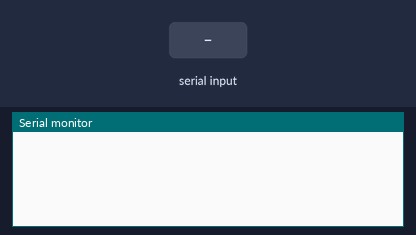
Simulated run of this sketch. Board: Arduino Uno, built with avr-gcc and run on an emulated ATmega328P. Parts: the last lines printed to the serial monitor. The inputs (shaded band) are chosen by the test bench.

Above: at 1.2 s.
1.3 s: "on" received over the second serial link
At 1.9 s:
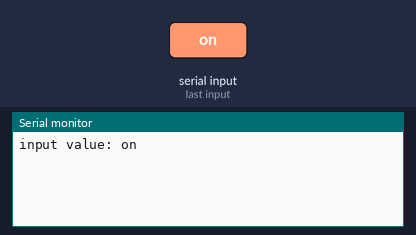
2.8 s: "1" received over the second serial link
At 4.1 s:
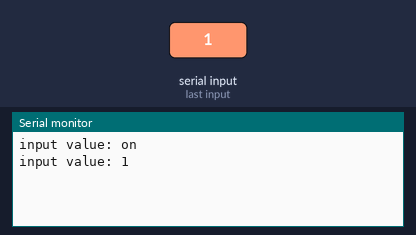

Measured:
- after the input at 1.3 s, the serial monitor: prints a new line at once (image 1)
- after the input at 2.8 s, the serial monitor: prints a new line at once (image 2)

The sketch:

bluetoothJake_arduino.ino
```cpp
#include <SoftwareSerial.h>

const int blueTx = 11, blueRx = 10;
SoftwareSerial bluetooth(blueTx, blueRx);
String sInput="";

void setup() {
  // put your setup code here, to run once:
  Serial.begin(9600);
  bluetooth.begin(9600);
}

void loop() {
  // put your main code here, to run repeatedly:
  if(bluetooth.available()){
    while(bluetooth.available()){
      char ch = (char)bluetooth.read();
      sInput += ch;
      delay(5); //수신 문자열 끊김 방지
    }
  } else if (Serial.available()) {
    char c = (char)Serial.read();
    bluetooth.write(c);
  }

  if(!sInput.equals("")){  //sInput 값이 있다면
    Serial.println("input value: "+sInput); //시리얼모니터에 sInput값 출력
    if(sInput=="on"){  //sInput 값이 'on' 이라면
      digitalWrite(13, HIGH); //LED ON
    } else {
      digitalWrite(13, LOW);  //LED OFF
    }
    sInput = "";
  }
}
```
